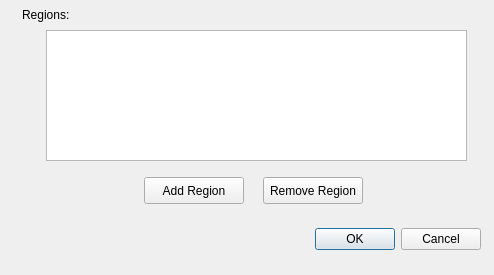
<ui version="4.0" >
 <class>RegionsDialog</class>
 <widget class="QDialog" name="RegionsDialog" >
  <property name="geometry" >
   <rect>
    <x>0</x>
    <y>0</y>
    <width>494</width>
    <height>275</height>
   </rect>
  </property>
  <property name="sizePolicy" >
   <sizepolicy>
    <hsizetype>0</hsizetype>
    <vsizetype>0</vsizetype>
    <horstretch>0</horstretch>
    <verstretch>0</verstretch>
   </sizepolicy>
  </property>
  <property name="minimumSize" >
   <size>
    <width>494</width>
    <height>275</height>
   </size>
  </property>
  <property name="maximumSize" >
   <size>
    <width>494</width>
    <height>275</height>
   </size>
  </property>
  <property name="windowTitle" >
   <string>Region Definition</string>
  </property>
  <widget class="QTableWidget" name="uiTableRegions" >
   <property name="geometry" >
    <rect>
     <x>46</x>
     <y>30</y>
     <width>421</width>
     <height>131</height>
    </rect>
   </property>
  </widget>
  <widget class="QPushButton" name="uiBtnRemoveRegion" >
   <property name="geometry" >
    <rect>
     <x>263</x>
     <y>177</y>
     <width>100</width>
     <height>27</height>
    </rect>
   </property>
   <property name="text" >
    <string>Remove Region</string>
   </property>
  </widget>
  <widget class="QPushButton" name="uiBtnAddRegion" >
   <property name="geometry" >
    <rect>
     <x>144</x>
     <y>177</y>
     <width>100</width>
     <height>27</height>
    </rect>
   </property>
   <property name="text" >
    <string>Add Region</string>
   </property>
  </widget>
  <widget class="QDialogButtonBox" name="buttonBox" >
   <property name="geometry" >
    <rect>
     <x>290</x>
     <y>223</y>
     <width>191</width>
     <height>32</height>
    </rect>
   </property>
   <property name="orientation" >
    <enum>Qt::Horizontal</enum>
   </property>
   <property name="standardButtons" >
    <set>QDialogButtonBox::Cancel|QDialogButtonBox::NoButton|QDialogButtonBox::Ok</set>
   </property>
  </widget>
  <widget class="QLabel" name="uiLabelRegions" >
   <property name="geometry" >
    <rect>
     <x>22</x>
     <y>6</y>
     <width>291</width>
     <height>17</height>
    </rect>
   </property>
   <property name="text" >
    <string>Regions:</string>
   </property>
  </widget>
 </widget>
 <tabstops>
  <tabstop>uiTableRegions</tabstop>
  <tabstop>uiBtnAddRegion</tabstop>
  <tabstop>uiBtnRemoveRegion</tabstop>
  <tabstop>buttonBox</tabstop>
 </tabstops>
 <resources/>
 <connections>
  <connection>
   <sender>buttonBox</sender>
   <signal>accepted()</signal>
   <receiver>RegionsDialog</receiver>
   <slot>accept()</slot>
   <hints>
    <hint type="sourcelabel" >
     <x>248</x>
     <y>254</y>
    </hint>
    <hint type="destinationlabel" >
     <x>157</x>
     <y>274</y>
    </hint>
   </hints>
  </connection>
  <connection>
   <sender>buttonBox</sender>
   <signal>rejected()</signal>
   <receiver>RegionsDialog</receiver>
   <slot>reject()</slot>
   <hints>
    <hint type="sourcelabel" >
     <x>316</x>
     <y>260</y>
    </hint>
    <hint type="destinationlabel" >
     <x>286</x>
     <y>274</y>
    </hint>
   </hints>
  </connection>
 </connections>
</ui>
